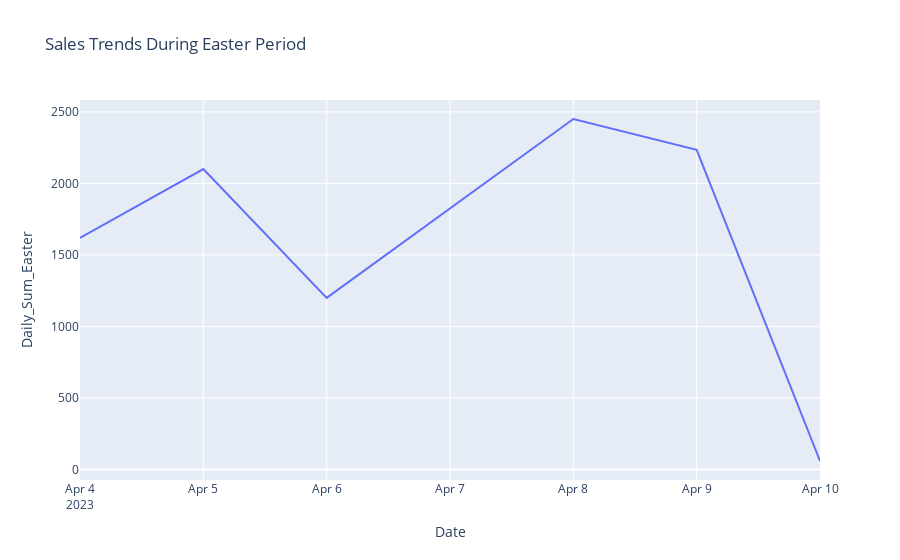

Notebook code cell kept with this figure:
### Code cell
# Visualize sales trends during Easter period
filtered_dates_easter = sales_df.loc[(sales_df['Date'] >= '2023-04-03') & (sales_df['Date'] <= '2023-04-10')]
filtered_total_revenue_easter = filtered_dates_easter.groupby(by='Date').agg(Daily_Sum_Easter = ('Total Amount', 'sum')).reset_index()
fig = px.line(filtered_total_revenue_easter, x= "Date", y= "Daily_Sum_Easter", title= 'Sales Trends During Easter Period')
fig.show()

### Figure 1 — Plotly figure (JSON) as saved in the notebook; plotly's stock layout.template omitted (floating-point values rounded to 4 significant figures)
{"data": [{"hovertemplate": "Date=%{x}<br>Daily_Sum_Easter=%{y}<extra></extra>", "legendgroup": "", "line": {"color": "#636efa", "dash": "solid"}, "marker": {"symbol": "circle"}, "mode": "lines", "name": "", "orientation": "v", "showlegend": false, "type": "scatter", "x": ["2023-04-04T00:00:00", "2023-04-05T00:00:00", "2023-04-06T00:00:00", "2023-04-08T00:00:00", "2023-04-09T00:00:00", "2023-04-10T00:00:00"], "xaxis": "x", "y": [1620, 2100, 1200, 2450, 2235, 60], "yaxis": "y"}], "layout": {"legend": {"tracegroupgap": 0}, "title": {"text": "Sales Trends During Easter Period"}, "xaxis": {"anchor": "y", "domain": [0, 1], "title": {"text": "Date"}}, "yaxis": {"anchor": "x", "domain": [0, 1], "title": {"text": "Daily_Sum_Easter"}}}}
